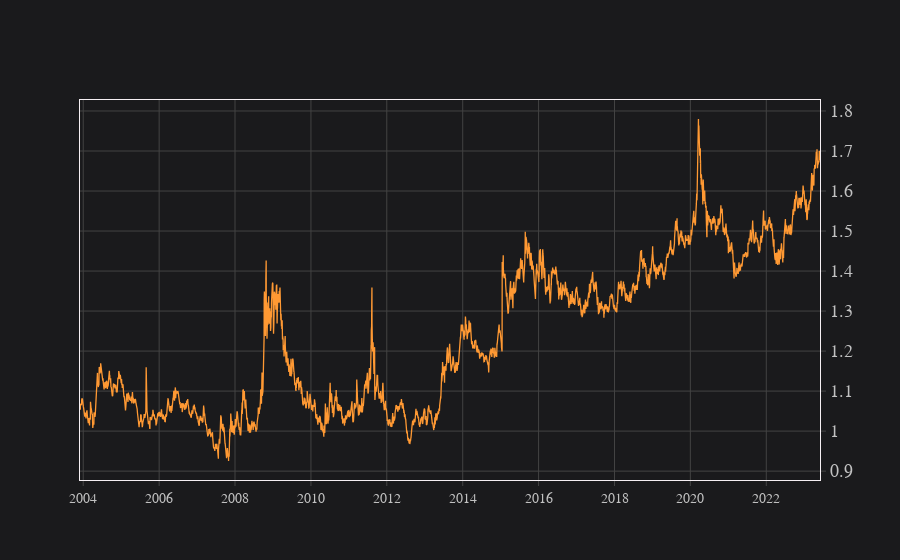

Notebook code cell kept with this figure:
### Code cell
chf_aud['Adj Close'].iplot()

### Figure 1 — Plotly figure (JSON) as saved in the notebook; plotly's stock layout.template omitted (floating-point values rounded to 4 significant figures; data arrays with more than 128 entries replaced by an {"elided": "..."} marker saying what was removed)
{"data": [{"line": {"color": "rgba(255, 153, 51, 1.0)", "dash": "solid", "shape": "linear", "width": 1.3}, "mode": "lines", "name": "Adj Close", "text": "", "type": "scatter", "x": {"elided": "5079 str values"}, "y": {"elided": "5079 float values"}}], "layout": {"legend": {"bgcolor": "#1A1A1C", "font": {"color": "#D9D9D9"}}, "paper_bgcolor": "#1A1A1C", "plot_bgcolor": "#1A1A1C", "title": {"font": {"color": "#D9D9D9"}}, "xaxis": {"gridcolor": "#434343", "showgrid": true, "tickfont": {"color": "#C2C2C2"}, "title": {"font": {"color": "#D9D9D9"}, "text": ""}, "zerolinecolor": "#666570"}, "yaxis": {"gridcolor": "#434343", "showgrid": true, "tickfont": {"color": "#C2C2C2"}, "title": {"font": {"color": "#D9D9D9"}, "text": ""}, "zerolinecolor": "#666570"}}}
